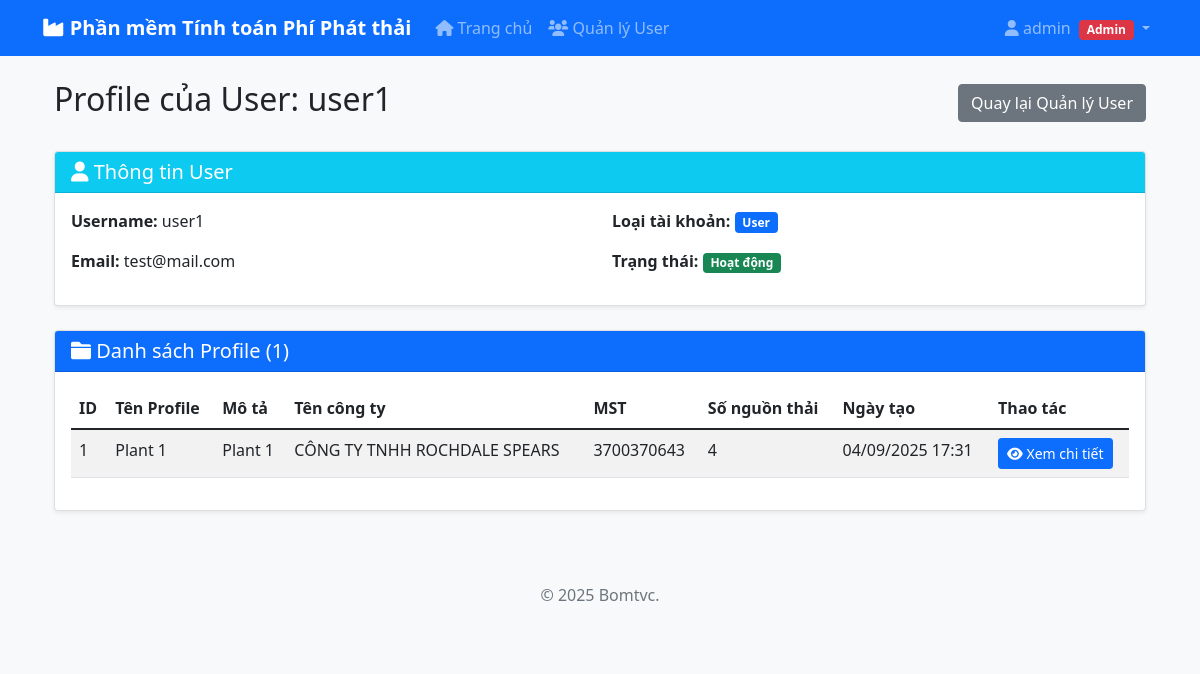
The page /view_user_profiles/2 (signed in) on the database as committed earlier.
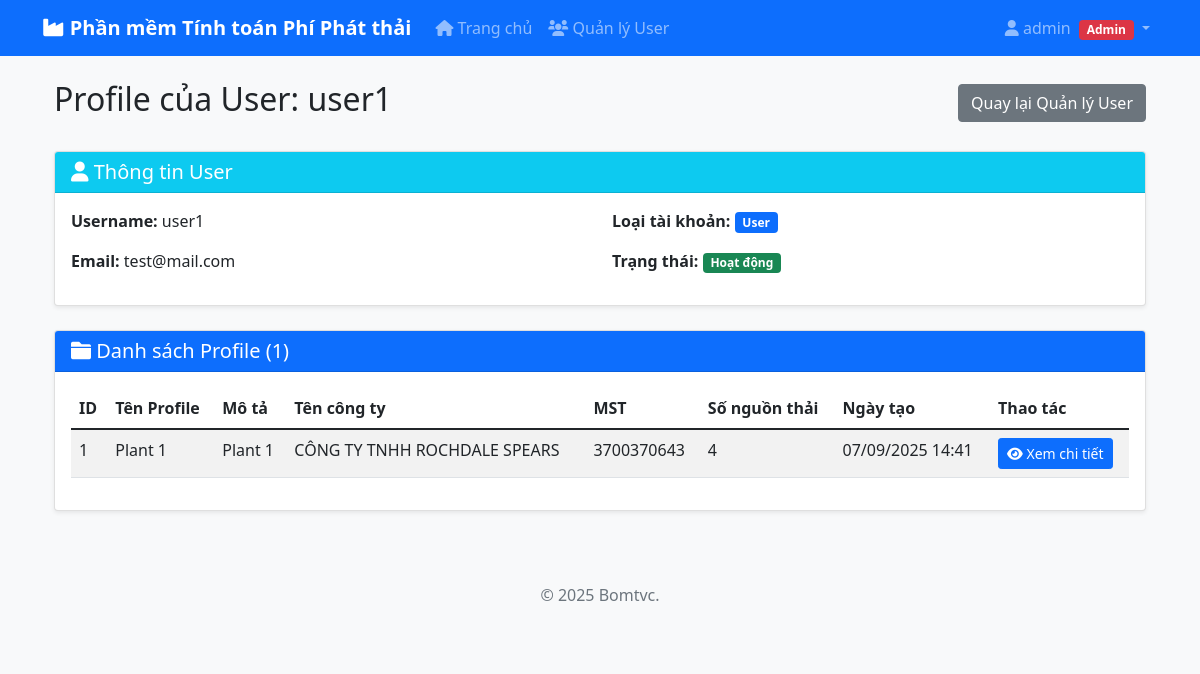
The same page on the database as committed later.
### database.py (models this page shows, shortened)
class Profile(db.Model):
    __tablename__ = 'profiles'
    id = db.Column(db.Integer, primary_key=True)
    name = db.Column(db.String(200), nullable=False)
    description = db.Column(db.Text)
    created_date = db.Column(db.DateTime, default=datetime.utcnow)
    ten_cong_ty = db.Column(db.String(200))
    dia_chi = db.Column(db.Text)
    mst = db.Column(db.String(50))
    dien_thoai = db.Column(db.String(20))
    fax = db.Column(db.String(20))
    email = db.Column(db.String(120))
    tai_khoan_ngan_hang = db.Column(db.String(50))
    tai_ngan_hang = db.Column(db.String(200))
    loai_hinh_san_xuat = db.Column(db.String(200))
    user_id = db.Column(db.Integer, db.ForeignKey('users.id'), nullable=False)
    records = db.relationship('EmissionRecord', backref='profile', lazy=True, cascade='all, delete-orphan')

### flask_app.py (the view)
@app.route('/view_user_profiles/<int:user_id>')
@admin_required
def view_user_profiles(user_id):
    user = User.query.get_or_404(user_id)
    profiles = Profile.query.filter_by(user_id=user_id).all()
    return render_template('view_user_profiles.html', user=user, profiles=profiles)

### auth.py (called while the page is built)
def admin_required(f):
    @wraps(f)
    def decorated_function(*args, **kwargs):
        if not current_user.is_authenticated:
            flash('Vui lòng đăng nhập để truy cập trang này!', 'error')
            return redirect(url_for('login'))
        if not current_user.is_admin:
            flash('Bạn không có quyền truy cập trang này!', 'error')
            abort(403)
        return f(*args, **kwargs)
    return decorated_function

### flask_app.py (called while the page is built)
@login_manager.user_loader
def load_user(user_id):
    return User.query.get(int(user_id))

### templates/view_user_profiles.html (shortened to what this page needs)
{% extends "base.html" %}
{% block content %}
<div class="container mt-4">
    <div class="d-flex justify-content-between align-items-center mb-4">
        <h2>Profile của User: {{ user.username }}</h2>
        <a href="{{ url_for('manage_users') }}" class="btn btn-secondary">Quay lại Quản lý User</a>
    </div>
    <div class="card mb-4">
        <div class="card-header bg-info text-white">
            <h5 class="mb-0"><i class="fas fa-user"></i> Thông tin User</h5>
        </div>
        <div class="card-body">
            <div class="row">
                <div class="col-md-6">
                    <p><strong>Username:</strong> {{ user.username }}</p>
                    <p><strong>Email:</strong> {{ user.email }}</p>
                </div>
                <div class="col-md-6">
                    <p><strong>Loại tài khoản:</strong>
                        {% if user.is_admin %}
                            <span class="badge bg-danger">Admin</span>
                        {% else %}
                            <span class="badge bg-primary">User</span>
                        {% endif %}
                    </p>
                    <p><strong>Trạng thái:</strong>
                        {% if user.is_active %}
                            <span class="badge bg-success">Hoạt động</span>
                        {% else %}
                            <span class="badge bg-secondary">Tạm khóa</span>
                        {% endif %}
                    </p>
                </div>
            </div>
        </div>
    </div>
    <div class="card">
        <div class="card-header bg-primary text-white">
            <h5 class="mb-0"><i class="fas fa-folder"></i> Danh sách Profile ({{ profiles|length }})</h5>
        </div>
        <div class="card-body">
            {% if profiles %}
                <div class="table-responsive">
                    <table class="table table-striped">
                        <thead>
                            <tr>
                                <th>ID</th>
                                <th>Tên Profile</th>
                                <th>Mô tả</th>
                                <th>Tên công ty</th>
                                <th>MST</th>
                                <th>Số nguồn thải</th>
                                <th>Ngày tạo</th>
                                <th>Thao tác</th>
                            </tr>
                        </thead>
                        <tbody>
                            {% for profile in profiles %}
                            <tr>
                                <td>{{ profile.id }}</td>
                                <td>{{ profile.name }}</td>
                                <td>{{ profile.description or 'N/A' }}</td>
                                <td>{{ profile.ten_cong_ty or 'N/A' }}</td>
                                <td>{{ profile.mst or 'N/A' }}</td>
                                <td>{{ profile.records|length }}</td>
                                <td>{{ profile.created_date.strftime('%d/%m/%Y %H:%M') if profile.created_date else 'N/A' }}</td>
                                <td>
                                    <a href="{{ url_for('view_user_profile_detail', profile_id=profile.id) }}"
                                       class="btn btn-sm btn-primary">
                                        <i class="fas fa-eye"></i> Xem chi tiết
                                    </a>
                                </td>
                            </tr>
                            {% endfor %}
                        </tbody>
                    </table>
                </div>
            {% else %}
                <div class="text-center py-5">
                    <i class="fas fa-inbox fa-3x text-muted mb-3"></i>
                    <h5 class="text-muted">User này chưa có profile nào</h5>
                    <p class="text-muted">User chưa tạo profile nào trong hệ thống</p>
                </div>
            {% endif %}
        </div>
    </div>
</div>
{% endblock %}

Rows that differ between the two databases and show on the page:
changed Profile "Plant 1": created_date "04/09/2025 17:31" → "07/09/2025 14:41"
